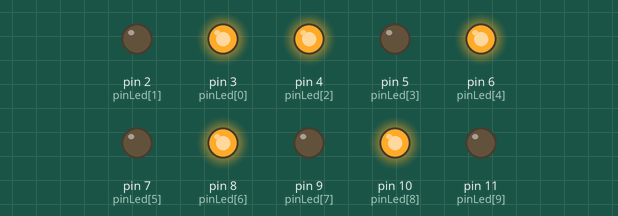
This sketch was run on a simulated Arduino Uno, built with avr-gcc and run on an emulated ATmega328P. Shown: output pins drawn as LEDs (lit = HIGH).

Above: at 0.06 s.
At 2.86 s:
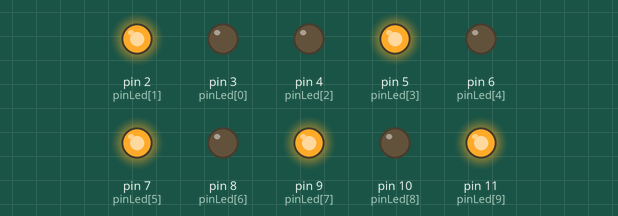
Timing chart, 0 to 3.2 s (numbered marks = the images above):
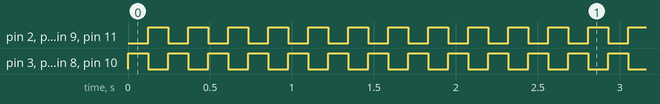

Measured:
- by itself, pin 2 (pinLed[1]), pin 3 (pinLed[0]), pin 4 (pinLed[2]), pin 5 (pinLed[3]), pin 6 (pinLed[4]), pin 7 (pinLed[5]), pin 8 (pinLed[6]), pin 9 (pinLed[7]), pin 10 (pinLed[8]), pin 11 (pinLed[9]): alternates HIGH for 0.12 s and LOW for 0.12 s

The sketch:

coeur.ino
```cpp
#include "param.h"
#include "coeur.c"

int pinLed[10]= {3,2,4,5,6,7,8,9,10,11};
int i=0;
int n=0;

void (*fonction)(int i ,int n ,int pinLed[]);

void setup()
{
//initialisation des variables
  for(i = 0; i < 10; i++)
  {
    pinMode(pinLed[i], OUTPUT); //on utilise les valeurs du tableau
    digitalWrite(pinLed[i], LOW); // l'une après l'autre
  }
  switch (CHOIX)
  {
    case 1:
      fonction = coeur_simple;
      break;
    case 2:
      fonction = coeur_1sur_n;
      break;
    case 3:
      fonction = coeur_un;
      break;
    case 4:
      fonction = coeur_chenille;
      break;
    case 5:
      fonction = coeur_all;
      break;
    case 6:
      fonction = coeur_aller_retour;
      break;
    case 7:
      fonction = coeur_sapin;
      break;
    default :
      fonction = coeur_all;
      break;
  }
}

void loop()
{
  (*fonction)(i,n,&pinLed[0]);
}
```

coeur.c
```cpp
#include "coeur.h"

void coeur_1sur_n(int i,int n,int pinLed[])
{
  for (n = 0; n < 10; n++)
  {
    for (i = 0; i < 10; i++)
    {
        if ((i+n)%COMPLEMENT == 0)
        {
            digitalWrite(pinLed[i], HIGH);
            delay(BPM);
        }
        else
        {
            digitalWrite(pinLed[i], LOW);
            delay(BPM);
        }
    }
  }
}

void coeur_un(int i,int n,int pinLed[])
{
  digitalWrite(pinLed[COMPLEMENT], HIGH);
  delay(BPM);
  digitalWrite(pinLed[COMPLEMENT], LOW);
  delay(BPM);
}

void coeur_simple(int i,int n,int pinLed[])
{
  for (i=0;i<10;i++)
  {
      digitalWrite(pinLed[i],HIGH);
      delay(BPM);
  }

  for (i=10;i>=0;i--)
  {
        digitalWrite(pinLed[i],LOW);
        delay(BPM);
  }

}

void coeur_chenille(int i,int n,int pinLed[])
{
  for( i=0;i<10;i++)
  {
    digitalWrite(pinLed[i], HIGH);
    delay(BPM);
    digitalWrite(pinLed[i], LOW);
    delay(BPM);
  }
}

void coeur_all(int i,int n,int pinLed[])
{
  for( i=0;i<10;i++)
  {
    digitalWrite(pinLed[i], HIGH);
  }
  delay(BPM);

  for( i=0;i<10;i++)
  {
    digitalWrite(pinLed[i], LOW);
  }
  delay(BPM);

}

void coeur_aller_retour(int i,int n,int pinLed[])
{
	for (i=0;i<=9;i++)
	{
 		digitalWrite(pinLed[i],HIGH);
  		delay(BPM);
	}
	for (i=9; i>=0 ;i--)
	{
  		digitalWrite(pinLed[i],LOW);
  		delay(BPM);
	}
}

void coeur_sapin(int i,int n,int pinLed[])
{
  	for (i=0; i<=9 ;i +=2 )
	{
 		digitalWrite(pinLed[i],HIGH);
 		digitalWrite(pinLed[i+1],LOW);
	}
	delay(BPM);

  	for (i=0; i<=9 ;i +=2 )
	{
 		digitalWrite(pinLed[i],LOW);
 		digitalWrite(pinLed[i+1],HIGH);
	}
	delay(BPM);
}
```

coeur.h
```cpp
#include <Arduino.h>
#include "param.h"

#ifndef COEUR_H_INCLUDED
#define COEUR_H_INCLUDED

void coeur_1sur_n();
void coeur_simple();
void coeur_chenille();
void coeur_un();

#endif
```

param.h
```cpp
#define CHOIX 7
#define COMPLEMENT 0
#define BPM 122
```
